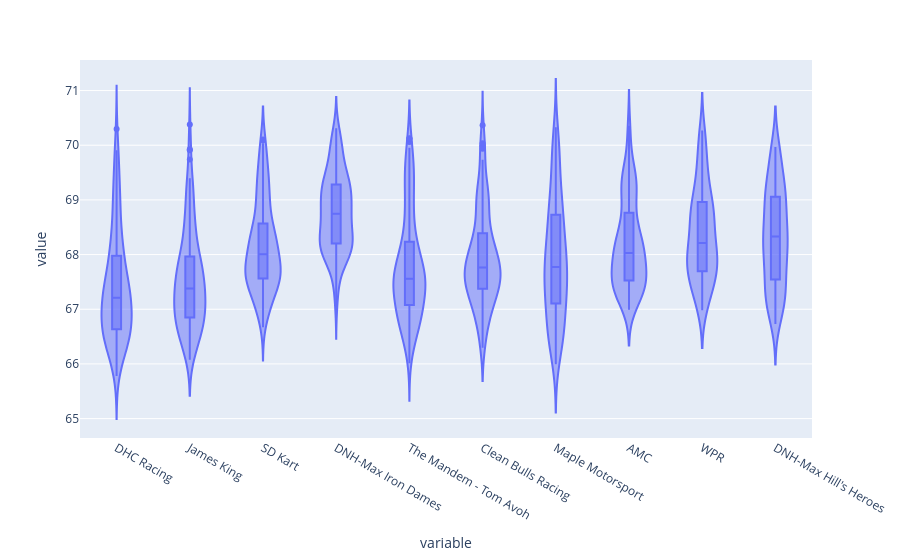

Notebook code cell kept with this figure:
### Code cell
def plot_laptime_distribution(laptimes: pd.DataFrame) -> go.Figure:
    best_lap = laptimes.where(lambda d: d > d.median().min() * 0.93).min().min()
    return (
        laptimes.where(lambda d: (d > best_lap * 0.93) & (d < best_lap * 1.07))
        .assign(
            **{
                col: lambda d, c=col: d[c].dt.total_seconds()
                for col in laptimes.columns
            }
        )
        .pipe(px.violin, box=True)#, points="all")
    )


plot_laptime_distribution(laptimes[lambda d: d.columns[:10]])

### Figure 1 — Plotly figure (JSON) as saved in the notebook; plotly's stock layout.template omitted (floating-point values rounded to 4 significant figures; data arrays with more than 128 entries replaced by an {"elided": "..."} marker saying what was removed)
{"data": [{"alignmentgroup": "True", "box": {"visible": true}, "hovertemplate": "variable=%{x}<br>value=%{y}<extra></extra>", "legendgroup": "", "marker": {"color": "#636efa"}, "name": "", "offsetgroup": "", "orientation": "v", "scalegroup": "True", "showlegend": false, "type": "violin", "x": {"elided": "1490 str values"}, "x0": " ", "xaxis": "x", "y": {"elided": "1490 float values"}, "y0": " ", "yaxis": "y"}], "layout": {"legend": {"tracegroupgap": 0}, "margin": {"t": 60}, "violinmode": "group", "xaxis": {"anchor": "y", "domain": [0, 1], "title": {"text": "variable"}}, "yaxis": {"anchor": "x", "domain": [0, 1], "title": {"text": "value"}}}}
